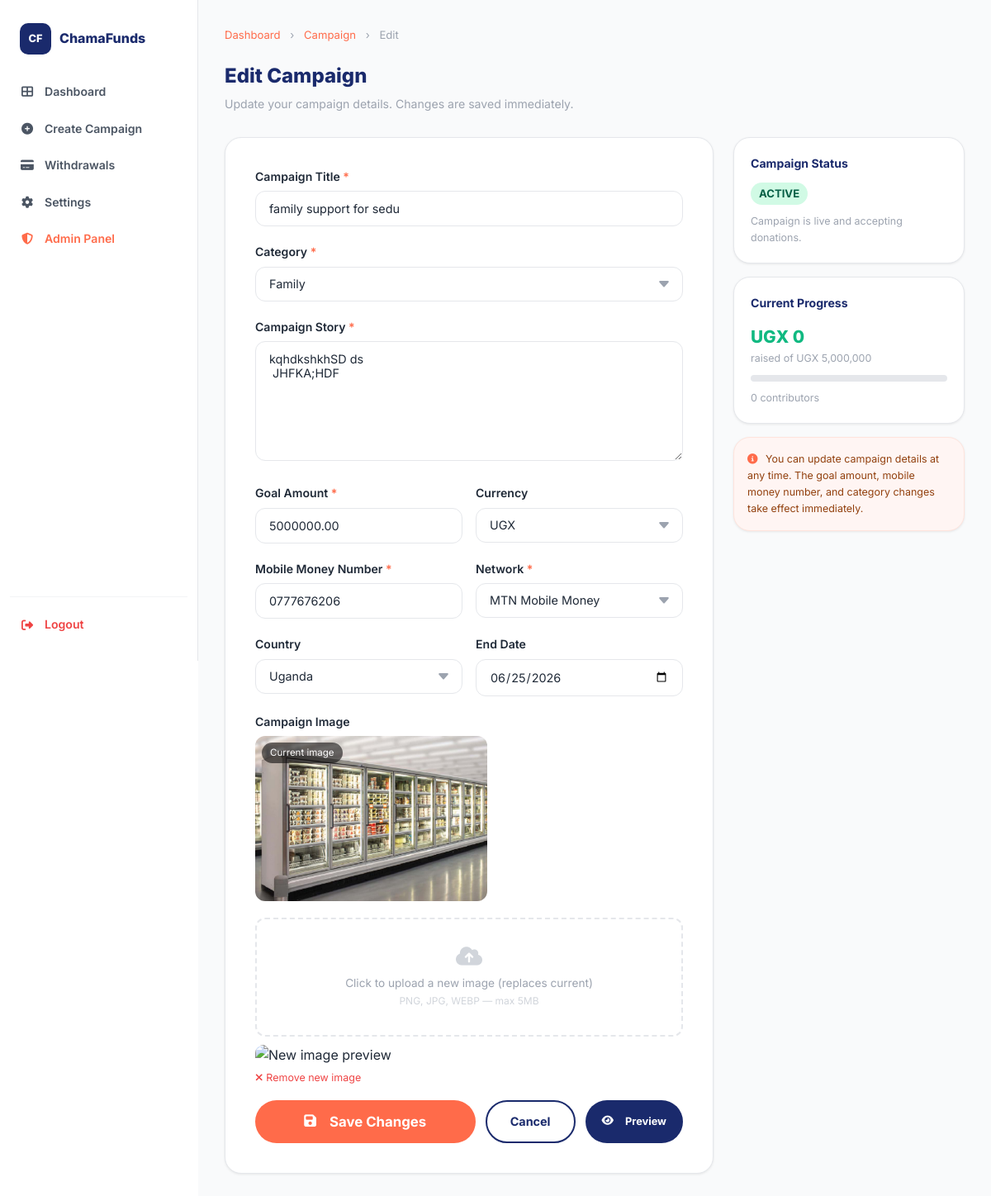
/edit-campaign.php?id=7 (signed in), run on the app's committed database.
### tables this page shows
CREATE TABLE `campaigns` (
  `campaign_id` int(11) NOT NULL,
  `campaigner_id` int(11) NOT NULL,
  `display_name` varchar(120) DEFAULT NULL,
  `title` varchar(150) NOT NULL,
  `slug` varchar(150) NOT NULL,
  `description` text NOT NULL,
  `category` varchar(50) NOT NULL,
  `goal_amount` decimal(15,2) NOT NULL,
  `currency` varchar(3) NOT NULL DEFAULT 'UGX',
  `raised_amount` decimal(15,2) DEFAULT 0.00,
  `contributor_count` int(11) DEFAULT 0,
  `image_url` varchar(500) DEFAULT NULL,
  `mobile_money_number` varchar(20) NOT NULL,
  `mobile_money_network` varchar(50) NOT NULL,
  `status` enum('draft','active','paused','suspended','completed','flagged') DEFAULT 'draft',
  `start_date` timestamp NOT NULL DEFAULT current_timestamp(),
  `end_date` timestamp NULL DEFAULT NULL,
  `country` varchar(50) NOT NULL,
  `is_featured` tinyint(1) DEFAULT 0,
  `view_count` int(11) DEFAULT 0,
  `share_count` int(11) DEFAULT 0,
  `created_at` timestamp NOT NULL DEFAULT current_timestamp(),
  `updated_at` timestamp NOT NULL DEFAULT current_timestamp() ON UPDATE current_timestamp(),
  `multiple_images` longtext DEFAULT NULL CHECK (json_valid(`multiple_images`))
);

### edit-campaign.php (the view, shortened to what this page needs)
<?php
$conn = require_once __DIR__ . '/db/connection.php';
$role = $_SESSION['role'];
$cid  = (int)($_GET['id'] ?? 0);
$result = $conn->query(
    "SELECT * FROM campaigns WHERE campaign_id = $cid LIMIT 1"
);
$c = $result->fetch_assoc();
?>
<!DOCTYPE html>
<html lang="en">
<head>
  <link rel="stylesheet" href="https://cdnjs.cloudflare.com/ajax/libs/font-awesome/6.5.0/css/all.min.css" />
  <link rel="stylesheet" href="<?= BASE ?>/css/style.css" />
</head>
<body>
<div class="dashboard-layout">
  <aside class="sidebar">
    <div class="sidebar-brand"><div class="navbar-logo">CF</div><span style="font-weight:800;color:#1A2A6C;">ChamaFunds</span></div>
    <nav class="sidebar-nav">
      <a href="<?= BASE ?>/dashboard.php" class="sidebar-link"><i class="fas fa-th-large"></i>Dashboard</a>
      <a href="<?= BASE ?>/create-campaign.php" class="sidebar-link"><i class="fas fa-plus-circle"></i>Create Campaign</a>
      <a href="<?= BASE ?>/withdraw.php" class="sidebar-link"><i class="fas fa-credit-card"></i>Withdrawals</a>
      <a href="<?= BASE ?>/profile.php" class="sidebar-link"><i class="fas fa-cog"></i>Settings</a>
      <?php if ($role === 'admin'): ?>
      <a href="<?= BASE ?>/admin/index.php" class="sidebar-link" style="color:#FF6B4A;"><i class="fas fa-shield-alt"></i>Admin Panel</a>
      <?php endif; ?>
    </nav>
    <div class="sidebar-footer">
      <a href="<?= BASE ?>/api/auth.php?action=logout" class="sidebar-link logout-link"><i class="fas fa-sign-out-alt"></i>Logout</a>
    </div>
  </aside>
  <main class="main-content">
    <div style="font-size:.82rem;color:#9ca3af;margin-bottom:20px;">
      <a href="<?= BASE ?>/dashboard.php" style="color:#FF6B4A;">Dashboard</a>
      <span style="margin:0 8px;">›</span>
      <a href="<?= BASE ?>/campaign-detail.php?id=<?= $cid ?>" style="color:#FF6B4A;">Campaign</a>
      <span style="margin:0 8px;">›</span>
      <span>Edit</span>
    </div>
    <div class="page-header">
      <h1>Edit Campaign</h1>
      <p>Update your campaign details. Changes are saved immediately.</p>
    </div>
    <?php if (isset($permError)): ?>
    <div class="card" style="padding:48px;text-align:center;max-width:520px;margin:0 auto;">
      <div style="font-size:3rem;margin-bottom:16px;">🔒</div>
      <h2 style="font-weight:800;color:#1A2A6C;margin-bottom:8px;">Access Denied</h2>
      <p style="color:#9ca3af;margin-bottom:24px;">You don't have permission to edit this campaign.</p>
      <a href="<?= BASE ?>/dashboard.php" class="btn btn-primary">← Back to Dashboard</a>
    </div>
    <?php else: ?>
    <div style="display:grid;grid-template-columns:1fr 280px;gap:24px;align-items:start;max-width:960px;">
      <div class="card" style="padding:36px;">
        <form method="POST" enctype="multipart/form-data" id="editForm">
          <div class="form-group">
            <label class="form-label">Campaign Title <span class="required">*</span></label>
            <input type="text" name="title" class="form-input"
                   value="<?= htmlspecialchars($c['title']) ?>" required />
          </div>
          <div class="form-group">
            <label class="form-label">Category <span class="required">*</span></label>
            <select name="category" class="form-input" required>
              <?php foreach (['Family','Education','Medical','Community','Business','Emergency','Other'] as $cat): ?>
              <option <?= $c['category'] === $cat ? 'selected' : '' ?>><?= $cat ?></option>
              <?php endforeach; ?>
            </select>
          </div>
          <div class="form-group">
            <label class="form-label">Campaign Story <span class="required">*</span></label>
            <textarea name="description" class="form-input" rows="7" required><?= htmlspecialchars($c['description']) ?></textarea>
          </div>
          <div class="grid-2">
            <div class="form-group">
              <label class="form-label">Goal Amount <span class="required">*</span></label>
              <input type="number" name="goal_amount" class="form-input"
                     value="<?= $c['goal_amount'] ?>" min="1000" required />
            </div>
            <div class="form-group">
              <label class="form-label">Currency</label>
              <select name="currency" class="form-input">
                <?php foreach (['UGX','KES','RWF','NGN','ZMW','XOF'] as $cur): ?>
                <option <?= $c['currency'] === $cur ? 'selected' : '' ?>><?= $cur ?></option>
                <?php endforeach; ?>
              </select>
            </div>
          </div>
          <div class="grid-2">
            <div class="form-group">
              <label class="form-label">Mobile Money Number <span class="required">*</span></label>
              <input type="tel" name="mobile_money_number" class="form-input"
                     value="<?= htmlspecialchars($c['mobile_money_number']) ?>" required />
            </div>
            <div class="form-group">
              <label class="form-label">Network <span class="required">*</span></label>
              <select name="mobile_money_network" class="form-input" required>
                <?php foreach (['MTN Mobile Money','Airtel Money','Orange Money','Safaricom M-PESA','Tigo Cash'] as $net): ?>
                <option <?= $c['mobile_money_network'] === $net ? 'selected' : '' ?>><?= $net ?></option>
                <?php endforeach; ?>
              </select>
            </div>
          </div>
          <div class="grid-2">
            <div class="form-group">
              <label class="form-label">Country</label>
              <select name="country" class="form-input">
                <?php foreach (['Uganda','Kenya','Rwanda','Nigeria','Zambia','Senegal','DR Congo'] as $ctry): ?>
                <option <?= $c['country'] === $ctry ? 'selected' : '' ?>><?= $ctry ?></option>
                <?php endforeach; ?>
              </select>
            </div>
            <div class="form-group">
              <label class="form-label">End Date</label>
              <input type="date" name="end_date" class="form-input"
                     value="<?= $c['end_date'] ? date('Y-m-d', strtotime($c['end_date'])) : '' ?>"
                     min="<?= date('Y-m-d', strtotime('+1 day')) ?>" />
            </div>
          </div>
          <div class="form-group">
            <label class="form-label">Campaign Image</label>
            <?php if ($c['image_url']): ?>
            <div style="margin-bottom:12px;position:relative;display:inline-block;">
              <img src="<?= htmlspecialchars($c['image_url']) ?>"
                   id="currentImagePreview"
                   style="width:100%;max-height:200px;object-fit:cover;border-radius:12px;display:block;" />
              <span style="position:absolute;top:8px;left:8px;background:rgba(0,0,0,.55);color:#fff;font-size:.72rem;padding:3px 10px;border-radius:99px;">Current image</span>
            </div>
            <?php else: ?>
            <div id="noImageNote" style="background:#f9fafb;border-radius:12px;padding:16px;text-align:center;color:#9ca3af;font-size:.85rem;margin-bottom:12px;">
              <i class="fas fa-image" style="font-size:2rem;display:block;margin-bottom:8px;opacity:.4;"></i>No image uploaded yet
            </div>
            <?php endif; ?>
            <div class="file-upload-area" id="fileUploadArea">
              <i class="fas fa-cloud-upload-alt" style="font-size:1.6rem;color:#d1d5db;"></i>
              <p style="font-size:.85rem;color:#9ca3af;margin-top:6px;">Click to upload a new image (replaces current)</p>
              <p style="font-size:.75rem;color:#d1d5db;">PNG, JPG, WEBP — max 5MB</p>
            </div>
            <div id="filePreview" class="hidden" style="margin-top:10px;">
              <img id="previewImage" src="#" alt="New image preview" style="max-height:160px;border-radius:10px;" />
              <button type="button" id="removeFile" style="display:block;font-size:.78rem;color:#ef4444;margin-top:6px;cursor:pointer;">
                <i class="fas fa-times" style="margin-right:4px;"></i>Remove new image
              </button>
            </div>
          </div>
          <div style="display:flex;gap:12px;flex-wrap:wrap;margin-top:8px;">
            <button type="submit" id="saveBtn" class="btn btn-primary btn-lg" style="flex:1;justify-content:center;">
              <i class="fas fa-save" style="margin-right:8px;"></i>Save Changes
            </button>
            <a href="<?= BASE ?>/dashboard.php" class="btn btn-outline">Cancel</a>
            <a href="<?= BASE ?>/campaign-detail.php?id=<?= $cid ?>" class="btn btn-secondary btn-sm" target="_blank">
              <i class="fas fa-eye" style="margin-right:6px;"></i>Preview
            </a>
          </div>
        </form>
      </div>
      <div style="display:flex;flex-direction:column;gap:16px;position:sticky;top:24px;">
        <div class="card" style="padding:20px;">
          <p style="font-weight:700;color:#1A2A6C;font-size:.88rem;margin-bottom:12px;">Campaign Status</p>
          <span class="status-badge status-<?= $c['status'] ?>" style="font-size:.82rem;">
            <?= ucfirst($c['status']) ?>
          </span>
          <p style="font-size:.78rem;color:#9ca3af;margin-top:10px;">
            <?php if ($c['status'] === 'draft'): ?>
            Campaign is pending admin review before going live.
            <?php elseif ($c['status'] === 'active'): ?>
            Campaign is live and accepting donations.
            <?php elseif ($c['status'] === 'paused'): ?>
            Campaign is paused. Contact support to resume.
            <?php else: ?>
            Campaign is <?= $c['status'] ?>.
            <?php endif; ?>
          </p>
        </div>
        <div class="card" style="padding:20px;">
          <p style="font-weight:700;color:#1A2A6C;font-size:.88rem;margin-bottom:12px;">Current Progress</p>
          <p style="font-size:1.3rem;font-weight:800;color:#10b981;"><?= $c['currency'] ?> <?= number_format($c['raised_amount']) ?></p>
          <p style="font-size:.78rem;color:#9ca3af;">raised of <?= $c['currency'] ?> <?= number_format($c['goal_amount']) ?></p>
          <div class="progress-wrap" style="margin:10px 0;">
          </div>
          <p style="font-size:.78rem;color:#9ca3af;"><?= $c['contributor_count'] ?> contributors</p>
        </div>
        <div class="card" style="padding:16px;background:#fff5f3;border-color:#ffe4dd;">
          <p style="font-size:.78rem;color:#92400e;line-height:1.6;">
            <i class="fas fa-info-circle" style="margin-right:6px;color:#FF6B4A;"></i>
            You can update campaign details at any time. The goal amount, mobile money number, and category changes take effect immediately.
          </p>
        </div>
      </div>
    </div>
    <?php endif; ?>
  </main>
</div>
</body>
</html>

### css/style.css (style rules this page uses)
:root { --navy: #1A2A6C; --navy-dark: #111d4e; --coral: #FF6B4A; --coral-dark: #e85a3a; --gray-50: #f9fafb; --gray-100: #f3f4f6; --gray-200: #e5e7eb; --gray-400: #9ca3af; --gray-500: #6b7280; --gray-600: #4b5563; --gray-800: #1f2937; --gray-900: #111827; --green-500: #10b981; --yellow-400: #facc15; --white: #ffffff; --shadow-sm: 0 1px 3px rgba(0,0,0,.08); --shadow-md: 0 4px 16px rgba(26,42,108,.10); --shadow-lg: 0 8px 32px rgba(26,42,108,.14); --radius-sm: 8px; --radius-md: 12px; --radius-lg: 20px; --radius-xl: 28px; --max-w: 1280px; --transition: all .2s ease; }
*, *::before, *::after { box-sizing: border-box; margin: 0; padding: 0; }
html { scroll-behavior: smooth; }
body { font-family: 'Inter', sans-serif; font-size: 16px; line-height: 1.6; color: var(--gray-800); background: var(--white); }
img { max-width: 100%; display: block; }
a { text-decoration: none; color: inherit; }
button { cursor: pointer; border: none; background: none; font-family: inherit; }
input, select, textarea { font-family: inherit; }
:root { --max-w: 1400px; }
.btn { display: inline-flex; align-items: center; gap: 8px; padding: 12px 28px; border-radius: 99px; font-weight: 700; font-size: .9rem; transition: var(--transition); white-space: nowrap; }
.btn-primary { background: var(--coral); color: var(--white); }
.btn-secondary { background: var(--navy); color: var(--white); }
.btn-outline { border: 2px solid var(--navy); color: var(--navy); background: transparent; }
.btn-sm { padding: 8px 20px; font-size: .8rem; }
.btn-lg { padding: 16px 40px; font-size: 1.05rem; }
.navbar-logo { width: 38px; height: 38px; background: var(--navy); border-radius: 10px; display: flex; align-items: center; justify-content: center; color: var(--white); font-weight: 800; font-size: .8rem; }
.card { background: var(--white); border-radius: var(--radius-lg); border: 1px solid var(--gray-200); box-shadow: var(--shadow-sm); overflow: hidden; transition: var(--transition); }
.progress-wrap { height: 8px; background: var(--gray-200); border-radius: 99px; overflow: hidden; margin: 8px 0; }
.form-group { margin-bottom: 20px; }
.form-label { display: block; font-size: .88rem; font-weight: 600; color: var(--gray-700); margin-bottom: 6px; }
.form-label .required { color: var(--coral); }
.form-input { width: 100%; padding: 12px 16px; border: 1.5px solid var(--gray-200); border-radius: var(--radius-md); font-size: .9rem; color: var(--gray-800); background: var(--white); outline: none; transition: var(--transition); }
select.form-input { appearance: none; background-repeat: no-repeat; background-position: right 14px center; padding-right: 40px; }
textarea.form-input { resize: vertical; min-height: 120px; }
.dashboard-layout { display: flex; min-height: 100vh; padding-top: 0; }
.sidebar { width: 240px; flex-shrink: 0; background: var(--white); border-right: 1px solid var(--gray-200); position: sticky; top: 0; height: 100vh; display: flex; flex-direction: column; padding: 20px 12px; overflow-y: auto; }
.sidebar-brand { display: flex; align-items: center; gap: 10px; padding: 8px 12px 24px; }
.sidebar-nav { flex: 1; }
.sidebar-link { display: flex; align-items: center; gap: 12px; padding: 10px 12px; border-radius: var(--radius-md); font-size: .88rem; font-weight: 600; color: var(--gray-600); transition: var(--transition); margin-bottom: 2px; }
.sidebar-link i { width: 18px; text-align: center; }
.sidebar-footer { border-top: 1px solid var(--gray-100); padding-top: 12px; }
.sidebar-footer .logout-link { color: #ef4444; }
.main-content { flex: 1; background: var(--gray-50); padding: 32px; min-width: 0; }
.page-header { margin-bottom: 28px; }
.page-header h1 { font-size: 1.5rem; font-weight: 800; color: var(--navy); }
.page-header p { color: var(--gray-400); font-size: .88rem; margin-top: 4px; }
.status-badge { display: inline-block; padding: 3px 10px; border-radius: 99px; font-size: .72rem; font-weight: 700; text-transform: uppercase; }
.status-active { background: #d1fae5; color: #065f46; }
.file-upload-area { border: 2px dashed var(--gray-200); border-radius: var(--radius-md); padding: 32px; text-align: center; cursor: pointer; transition: var(--transition); }
.grid-2 { display: grid; grid-template-columns: 1fr 1fr; gap: 16px; }

### data on the page
campaigns: title "family support for sedu", category "Family", description "kqhdkshkhSD ds JHFKA;HDF", goal_amount "5000000.00", currency "UGX", mobile_money_number "0777676206", mobile_money_network "MTN Mobile Money", country "Uganda", end_date "06/25/2026", image_url (picture), status "ACTIVE", raised_amount "0", goal_amount "5,000,000", contributor_count "0"
